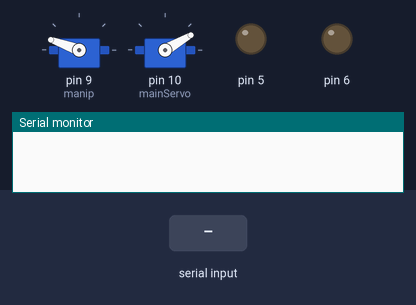
A sketch run on a simulated Arduino Uno, built with avr-gcc and run on an emulated ATmega328P. Parts: 2 × servo, output pins drawn as LEDs (lit = HIGH), the last lines printed to the serial monitor. Inputs (shaded band) come from the test bench.

Above: at 2.2 s.
2.3 s: "go\n" received over the second serial link
At 3.5 s:
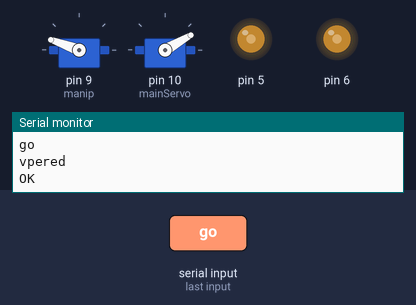
3.8 s: "raz\n" received over the second serial link
At 4.7 s:
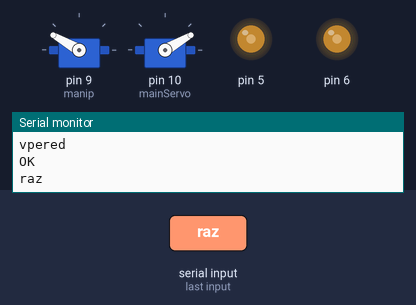
5.3 s: "stop\n" received over the second serial link
At 5.8 s:
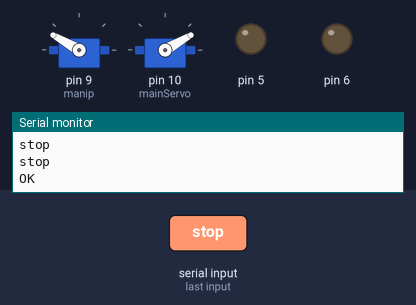
6.8 s: "bu\n" received over the second serial link
At 8.0 s:
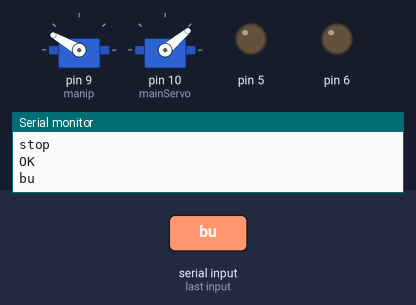
8.3 s: "back\n" received over the second serial link
At 9.3 s:
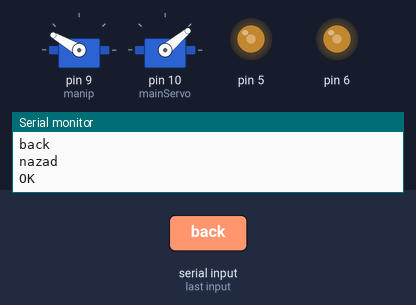
9.8 s: "sh\n" received over the second serial link
At 10.5 s:
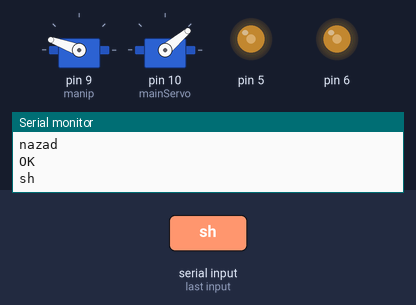
Timing chart, 0 to 12.3 s (numbered marks = the images above; inputs shaded):
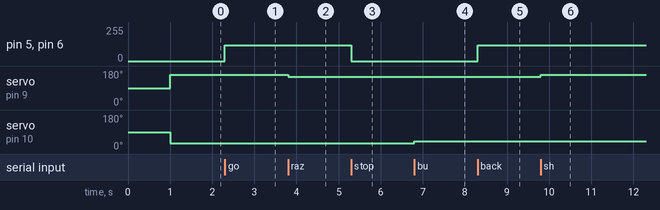

The sketch:

bluetooth-module.ino
```cpp
// Подключаем библиотеку SoftwareSerial
#include <SoftwareSerial.h>
#include <Servo.h>

//для манипулятора
#define MAGIC_NUM 58.2;

Servo manip;
Servo mainServo;
int probe = 160;
int bucket = 30;
//45 - 180
void manipServoTr(int a){
  manip.write(a);
}

//30-120
void mainServoTr( int a) {
  mainServo.write(a);
}

// Создаем класс BTserial для работы с bluetooth модулем.
SoftwareSerial BTserial(0, 1); // порт RX, порт TX

void setup()
{
  // Настраиваем скорость передачи данных.
  Serial.begin(9600);
  BTserial.begin(9600); // По умолчанию 9600 бот.

  manip.attach(9);
  mainServo.attach(10);


  delay(1000);
  manipServoTr(probe);
  mainServoTr(bucket);
}

void Motor(int SpeedRight, int SpeedLeft, int time2exec=100){
  if (SpeedRight > 0){
    digitalWrite(4, 0);
    analogWrite(5, SpeedRight);
  }
  else if (SpeedRight < 0){
    digitalWrite(4, 1);
    analogWrite(5, -SpeedRight);
  }
  else
  {
    digitalWrite(4, 0);
    analogWrite(5, 0);

  }

  if (SpeedLeft > 0){
    digitalWrite(7, 0);
    analogWrite(6, SpeedLeft);
  }
  else if (SpeedLeft < 0){

  digitalWrite(7, 1);
    analogWrite(6, -SpeedLeft);
  }
  else
  {
    digitalWrite(7, 0);
    analogWrite(6, 0);

  }
  Serial.println("OK");
  delay(time2exec);
}

void loop()
{
  // Получаем данные от bluetooth модуля и передаем их в монитор порта.
  if (BTserial.available())
  {

    String incomingString = BTserial.readStringUntil('\n');
    incomingString.trim();
    Serial.println(incomingString);

    if (incomingString == "go"){
        Serial.println("vpered");
        Motor(120,120);

      }
    if (incomingString == "back"){
        Serial.println("nazad");
        Motor(-120,-120);
      }
    if (incomingString == "left"){
      Serial.println("nalevo");
      Motor(-95,95);
    }
    if (incomingString == "right"){
      Serial.println("napravo");
      Motor(95,-95);
    }
    if (incomingString == "stop"){
      Serial.println("stop");
      Motor(0,0);
    }
    if (incomingString == "sh"){
      probe=probe+10;
      manipServoTr(probe);
    }
    if (incomingString == "raz"){
      probe= probe-10;
      manipServoTr(probe);
    }
    if (incomingString == "bu"){
      bucket=bucket+10;
      mainServoTr(bucket);
    }
    if (incomingString == "bd"){
      bucket= bucket-10;
      mainServoTr(bucket);
    }
  }
  // Получаем данные от монитора порта и передаем их в bluetooth модуль.
  if (Serial.available())
  {
    BTserial.write(Serial.read());
  }
}
```

Measured:
- after the input at 2.3 s, pin 5, pin 6: 0/255 → 120/255 at once
- after the input at 3.8 s, servo on pin 9 (manip): 160° → 150° at once
- after the input at 5.3 s, pin 5, pin 6: 120/255 → 0/255 at once
- after the input at 6.8 s, servo on pin 10 (mainServo): 30° → 40° at once
- after the input at 8.3 s, pin 5, pin 6: 0/255 → 120/255 at once
- after the input at 9.8 s, servo on pin 9 (manip): 150° → 160° at once
